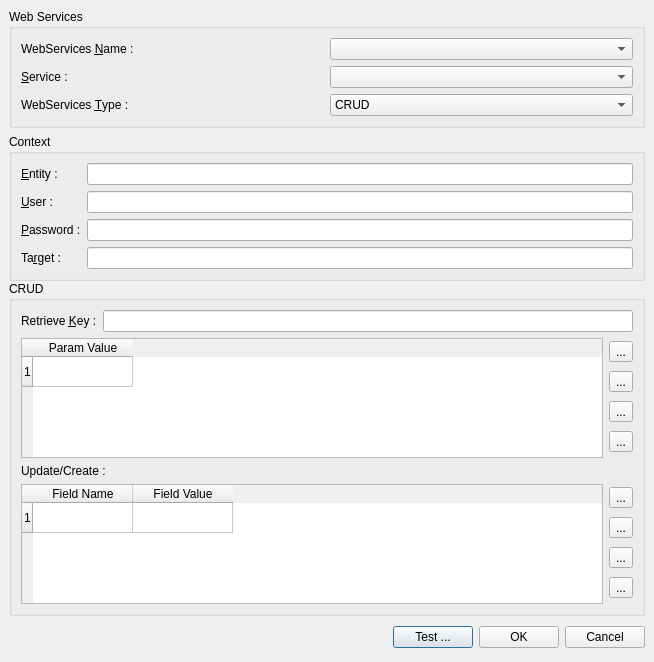
<ui version="4.0" >
 <class>WebServicesPropertyDialog</class>
 <widget class="QDialog" name="WebServicesPropertyDialog" >
  <property name="geometry" >
   <rect>
    <x>0</x>
    <y>0</y>
    <width>654</width>
    <height>662</height>
   </rect>
  </property>
  <property name="windowTitle" >
   <string>WebServices Property</string>
  </property>
  <layout class="QVBoxLayout" >
   <property name="margin" >
    <number>9</number>
   </property>
   <property name="spacing" >
    <number>6</number>
   </property>
   <item>
    <widget class="QGroupBox" name="groupBox_2" >
     <property name="title" >
      <string>Web Services</string>
     </property>
     <layout class="QGridLayout" >
      <property name="margin" >
       <number>9</number>
      </property>
      <property name="spacing" >
       <number>6</number>
      </property>
      <item row="1" column="1" >
       <widget class="QComboBox" name="m_serviceNameComboBox" />
      </item>
      <item row="1" column="0" >
       <widget class="QLabel" name="label_7" >
        <property name="text" >
         <string>&amp;Service :</string>
        </property>
        <property name="buddy" >
         <cstring>m_serviceNameComboBox</cstring>
        </property>
       </widget>
      </item>
      <item row="2" column="1" >
       <widget class="QComboBox" name="m_serviceTypeComboBox" >
        <item>
         <property name="text" >
          <string>CRUD</string>
         </property>
         <property name="icon" >
          <iconset resource="../images/application.qrc" >:/exec.png</iconset>
         </property>
        </item>
        <item>
         <property name="text" >
          <string>API</string>
         </property>
         <property name="icon" >
          <iconset resource="../images/application.qrc" >:/dbgmemview.png</iconset>
         </property>
        </item>
       </widget>
      </item>
      <item row="2" column="0" >
       <widget class="QLabel" name="label_6" >
        <property name="text" >
         <string>WebServices &amp;Type :</string>
        </property>
        <property name="buddy" >
         <cstring>m_serviceTypeComboBox</cstring>
        </property>
       </widget>
      </item>
      <item row="0" column="1" >
       <widget class="QComboBox" name="m_webServicesNameComboBox" />
      </item>
      <item row="0" column="0" >
       <widget class="QLabel" name="label_5" >
        <property name="text" >
         <string>WebServices &amp;Name :</string>
        </property>
        <property name="buddy" >
         <cstring>m_webServicesNameComboBox</cstring>
        </property>
       </widget>
      </item>
     </layout>
    </widget>
   </item>
   <item>
    <widget class="QStackedWidget" name="stackedWidget" >
     <property name="currentIndex" >
      <number>0</number>
     </property>
     <widget class="QWidget" name="page" >
      <layout class="QVBoxLayout" >
       <property name="margin" >
        <number>0</number>
       </property>
       <property name="spacing" >
        <number>0</number>
       </property>
       <item>
        <widget class="QGroupBox" name="groupBox" >
         <property name="title" >
          <string>Context</string>
         </property>
         <layout class="QGridLayout" >
          <property name="margin" >
           <number>9</number>
          </property>
          <property name="spacing" >
           <number>6</number>
          </property>
          <item row="2" column="2" >
           <widget class="QLineEdit" name="m_passwordLineEdit" >
            <property name="echoMode" >
             <enum>QLineEdit::Password</enum>
            </property>
           </widget>
          </item>
          <item row="3" column="2" >
           <widget class="QLineEdit" name="m_targetLineEdit" />
          </item>
          <item row="2" column="0" >
           <widget class="QLabel" name="label_3" >
            <property name="text" >
             <string>&amp;Password :</string>
            </property>
            <property name="buddy" >
             <cstring>m_passwordLineEdit</cstring>
            </property>
           </widget>
          </item>
          <item row="1" column="0" >
           <widget class="QLabel" name="label_2" >
            <property name="text" >
             <string>&amp;User :</string>
            </property>
            <property name="buddy" >
             <cstring>m_entityLineEdit</cstring>
            </property>
           </widget>
          </item>
          <item row="3" column="0" >
           <widget class="QLabel" name="label_4" >
            <property name="text" >
             <string>Ta&amp;rget :</string>
            </property>
            <property name="buddy" >
             <cstring>m_targetLineEdit</cstring>
            </property>
           </widget>
          </item>
          <item row="0" column="0" >
           <widget class="QLabel" name="label" >
            <property name="text" >
             <string>&amp;Entity : </string>
            </property>
            <property name="buddy" >
             <cstring>m_entityLineEdit</cstring>
            </property>
           </widget>
          </item>
          <item row="1" column="2" >
           <widget class="QLineEdit" name="m_userLineEdit" />
          </item>
          <item row="0" column="2" >
           <widget class="QLineEdit" name="m_entityLineEdit" >
            <property name="inputMask" >
             <string>#999; </string>
            </property>
           </widget>
          </item>
         </layout>
        </widget>
       </item>
       <item>
        <widget class="QGroupBox" name="groupBox_3" >
         <property name="title" >
          <string>CRUD</string>
         </property>
         <layout class="QVBoxLayout" >
          <property name="margin" >
           <number>9</number>
          </property>
          <property name="spacing" >
           <number>6</number>
          </property>
          <item>
           <layout class="QHBoxLayout" >
            <property name="margin" >
             <number>0</number>
            </property>
            <property name="spacing" >
             <number>6</number>
            </property>
            <item>
             <widget class="QLabel" name="label_8" >
              <property name="text" >
               <string>Retrieve &amp;Key :</string>
              </property>
              <property name="buddy" >
               <cstring>m_retrieveKeyLineEdit</cstring>
              </property>
             </widget>
            </item>
            <item>
             <widget class="QLineEdit" name="m_retrieveKeyLineEdit" />
            </item>
           </layout>
          </item>
          <item>
           <layout class="QHBoxLayout" >
            <property name="margin" >
             <number>0</number>
            </property>
            <property name="spacing" >
             <number>6</number>
            </property>
            <item>
             <widget class="QTableWidget" name="m_paramTableWidget" >
              <row>
               <property name="text" >
                <string>1</string>
               </property>
              </row>
              <column>
               <property name="text" >
                <string>Param Value</string>
               </property>
              </column>
             </widget>
            </item>
            <item>
             <layout class="QVBoxLayout" >
              <property name="margin" >
               <number>0</number>
              </property>
              <property name="spacing" >
               <number>6</number>
              </property>
              <item>
               <widget class="QToolButton" name="m_addParamToolButton" >
                <property name="text" >
                 <string>...</string>
                </property>
                <property name="icon" >
                 <iconset resource="../images/application.qrc" >:/ajouter.png</iconset>
                </property>
               </widget>
              </item>
              <item>
               <widget class="QToolButton" name="m_delParamToolButton" >
                <property name="text" >
                 <string>...</string>
                </property>
                <property name="icon" >
                 <iconset resource="../images/application.qrc" >:/supprimer.png</iconset>
                </property>
               </widget>
              </item>
              <item>
               <widget class="QToolButton" name="m_previousParamToolButton" >
                <property name="text" >
                 <string>...</string>
                </property>
                <property name="icon" >
                 <iconset resource="../images/application.qrc" >:/previous.png</iconset>
                </property>
               </widget>
              </item>
              <item>
               <widget class="QToolButton" name="m_nextParamToolButton" >
                <property name="text" >
                 <string>...</string>
                </property>
                <property name="icon" >
                 <iconset resource="../images/application.qrc" >:/next.png</iconset>
                </property>
               </widget>
              </item>
             </layout>
            </item>
           </layout>
          </item>
          <item>
           <widget class="QLabel" name="label_9" >
            <property name="text" >
             <string>Update/Create :</string>
            </property>
           </widget>
          </item>
          <item>
           <layout class="QHBoxLayout" >
            <property name="margin" >
             <number>0</number>
            </property>
            <property name="spacing" >
             <number>6</number>
            </property>
            <item>
             <widget class="QTableWidget" name="m_setTableWidget" >
              <row>
               <property name="text" >
                <string>1</string>
               </property>
              </row>
              <column>
               <property name="text" >
                <string>Field Name</string>
               </property>
              </column>
              <column>
               <property name="text" >
                <string>Field Value</string>
               </property>
              </column>
             </widget>
            </item>
            <item>
             <layout class="QVBoxLayout" >
              <property name="margin" >
               <number>0</number>
              </property>
              <property name="spacing" >
               <number>6</number>
              </property>
              <item>
               <widget class="QToolButton" name="m_addFieldToolButton" >
                <property name="text" >
                 <string>...</string>
                </property>
                <property name="icon" >
                 <iconset resource="../images/application.qrc" >:/ajouter.png</iconset>
                </property>
               </widget>
              </item>
              <item>
               <widget class="QToolButton" name="m_delFieldToolButton" >
                <property name="text" >
                 <string>...</string>
                </property>
                <property name="icon" >
                 <iconset resource="../images/application.qrc" >:/supprimer.png</iconset>
                </property>
               </widget>
              </item>
              <item>
               <widget class="QToolButton" name="m_previousFieldToolButton" >
                <property name="text" >
                 <string>...</string>
                </property>
                <property name="icon" >
                 <iconset resource="../images/application.qrc" >:/previous.png</iconset>
                </property>
               </widget>
              </item>
              <item>
               <widget class="QToolButton" name="m_nextFieldToolButton" >
                <property name="text" >
                 <string>...</string>
                </property>
                <property name="icon" >
                 <iconset resource="../images/application.qrc" >:/next.png</iconset>
                </property>
               </widget>
              </item>
             </layout>
            </item>
           </layout>
          </item>
         </layout>
        </widget>
       </item>
      </layout>
     </widget>
     <widget class="QWidget" name="page_2" >
      <layout class="QGridLayout" >
       <property name="margin" >
        <number>0</number>
       </property>
       <property name="spacing" >
        <number>0</number>
       </property>
       <item row="0" column="0" >
        <widget class="QGroupBox" name="groupBox_4" >
         <property name="title" >
          <string>API</string>
         </property>
         <layout class="QGridLayout" >
          <property name="margin" >
           <number>9</number>
          </property>
          <property name="spacing" >
           <number>6</number>
          </property>
          <item row="0" column="0" >
           <widget class="QTreeView" name="treeView" />
          </item>
         </layout>
        </widget>
       </item>
      </layout>
     </widget>
    </widget>
   </item>
   <item>
    <layout class="QHBoxLayout" >
     <property name="margin" >
      <number>0</number>
     </property>
     <property name="spacing" >
      <number>6</number>
     </property>
     <item>
      <spacer>
       <property name="orientation" >
        <enum>Qt::Horizontal</enum>
       </property>
       <property name="sizeHint" >
        <size>
         <width>131</width>
         <height>31</height>
        </size>
       </property>
      </spacer>
     </item>
     <item>
      <widget class="QPushButton" name="m_testButton" >
       <property name="text" >
        <string>Test ...</string>
       </property>
       <property name="icon" >
        <iconset resource="../images/application.qrc" >:/exec.png</iconset>
       </property>
      </widget>
     </item>
     <item>
      <widget class="QPushButton" name="okButton" >
       <property name="text" >
        <string>OK</string>
       </property>
      </widget>
     </item>
     <item>
      <widget class="QPushButton" name="cancelButton" >
       <property name="text" >
        <string>Cancel</string>
       </property>
      </widget>
     </item>
    </layout>
   </item>
  </layout>
 </widget>
 <tabstops>
  <tabstop>m_webServicesNameComboBox</tabstop>
  <tabstop>m_serviceNameComboBox</tabstop>
  <tabstop>m_serviceTypeComboBox</tabstop>
  <tabstop>m_entityLineEdit</tabstop>
  <tabstop>m_userLineEdit</tabstop>
  <tabstop>m_passwordLineEdit</tabstop>
  <tabstop>m_targetLineEdit</tabstop>
  <tabstop>m_retrieveKeyLineEdit</tabstop>
  <tabstop>m_paramTableWidget</tabstop>
  <tabstop>m_setTableWidget</tabstop>
  <tabstop>m_testButton</tabstop>
  <tabstop>okButton</tabstop>
  <tabstop>cancelButton</tabstop>
  <tabstop>treeView</tabstop>
 </tabstops>
 <resources>
  <include location="../images/application.qrc" />
 </resources>
 <connections>
  <connection>
   <sender>okButton</sender>
   <signal>clicked()</signal>
   <receiver>WebServicesPropertyDialog</receiver>
   <slot>accept()</slot>
   <hints>
    <hint type="sourcelabel" >
     <x>531</x>
     <y>592</y>
    </hint>
    <hint type="destinationlabel" >
     <x>96</x>
     <y>254</y>
    </hint>
   </hints>
  </connection>
  <connection>
   <sender>cancelButton</sender>
   <signal>clicked()</signal>
   <receiver>WebServicesPropertyDialog</receiver>
   <slot>reject()</slot>
   <hints>
    <hint type="sourcelabel" >
     <x>612</x>
     <y>592</y>
    </hint>
    <hint type="destinationlabel" >
     <x>179</x>
     <y>282</y>
    </hint>
   </hints>
  </connection>
  <connection>
   <sender>m_serviceTypeComboBox</sender>
   <signal>currentIndexChanged(int)</signal>
   <receiver>stackedWidget</receiver>
   <slot>setCurrentIndex(int)</slot>
   <hints>
    <hint type="sourcelabel" >
     <x>342</x>
     <y>111</y>
    </hint>
    <hint type="destinationlabel" >
     <x>48</x>
     <y>302</y>
    </hint>
   </hints>
  </connection>
 </connections>
</ui>
